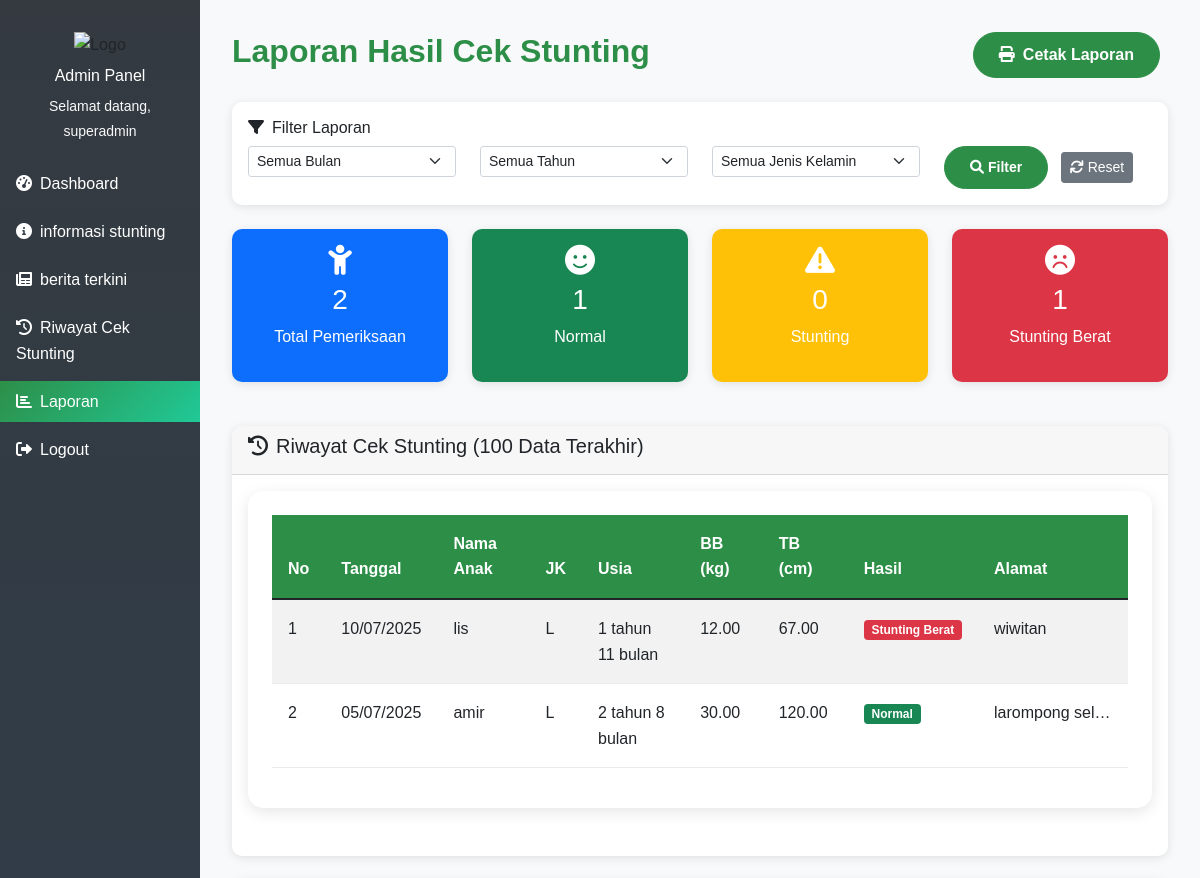
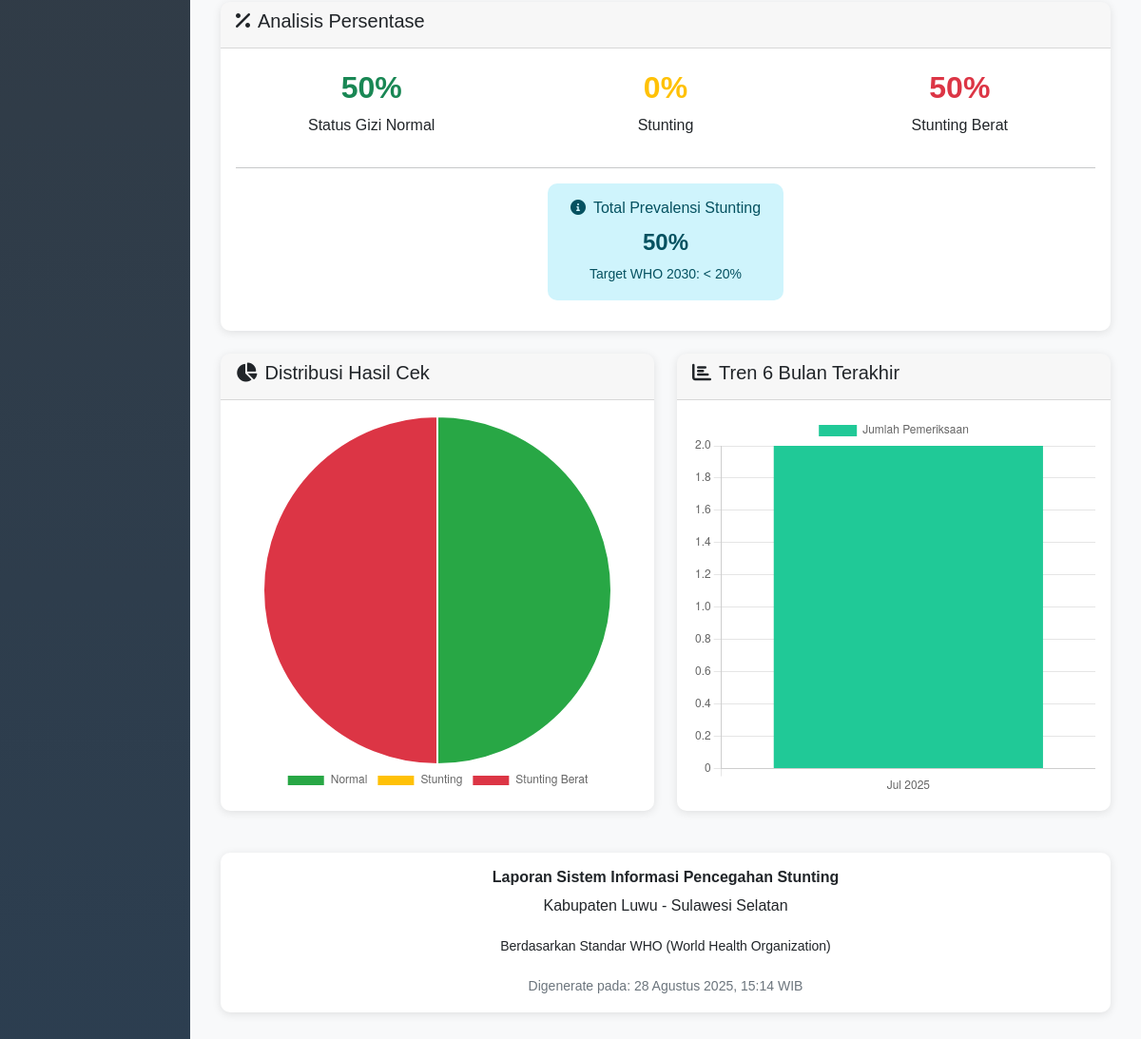
The app's page /admin/laporan.php (signed in) with its own data (2 pictures, top to bottom).
### tables this page shows
CREATE TABLE `cek_stunting` (
  `id` int(10) NOT NULL,
  `nama_anak` varchar(100) NOT NULL,
  `alamat` varchar(255) NOT NULL,
  `jenis_kelamin` enum('Laki-laki','Perempuan') NOT NULL,
  `usia` int(10) NOT NULL COMMENT 'Usia dalam bulan',
  `berat_badan` decimal(5,2) NOT NULL COMMENT 'Berat badan dalam kg',
  `tinggi_badan` decimal(5,2) NOT NULL COMMENT 'Tinggi badan dalam cm',
  `hasil_cek` varchar(50) NOT NULL,
  `z_score` decimal(4,2) DEFAULT NULL,
  `tinggi_expected` decimal(5,2) DEFAULT NULL,
  `std_deviation` decimal(4,2) DEFAULT NULL,
  `nama_orangtua` varchar(100) DEFAULT NULL,
  `no_telepon` varchar(20) DEFAULT NULL,
  `catatan` text DEFAULT NULL,
  `tanggal_cek` timestamp NOT NULL DEFAULT current_timestamp()
);

### admin/laporan.php (the view, shortened to what the rows shown need)
<?php
include '../config/database.php';
function formatUsia($usia_bulan) {
    $tahun = intval($usia_bulan / 12);
    $bulan = $usia_bulan % 12;
    $result = '';
    if ($tahun > 0) {
        $result .= $tahun . ' tahun';
    }
    if ($bulan > 0) {
        if ($tahun > 0) $result .= ' ';
        $result .= $bulan . ' bulan';
    }
    return $result;
}
function formatHasilStunting($hasil) {
    switch($hasil) {
        case 'Severely Stunting':
            return 'Stunting Berat';
        default:
            return $hasil;
    }
}
function getNamaBulan($bulan_angka, $format = 'lengkap') {
    $bulan_lengkap = [
        1 => 'Januari', 2 => 'Februari', 3 => 'Maret', 4 => 'April',
        5 => 'Mei', 6 => 'Juni', 7 => 'Juli', 8 => 'Agustus',
        9 => 'September', 10 => 'Oktober', 11 => 'November', 12 => 'Desember'
    ];
    $bulan_pendek = [
        1 => 'Jan', 2 => 'Feb', 3 => 'Mar', 4 => 'Apr',
        5 => 'Mei', 6 => 'Jun', 7 => 'Jul', 8 => 'Agu',
        9 => 'Sep', 10 => 'Okt', 11 => 'Nov', 12 => 'Des'
    ];
    return $format == 'pendek' ? $bulan_pendek[$bulan_angka] : $bulan_lengkap[$bulan_angka];
}
$where_clause = "WHERE 1=1";
$params = [];
try {
    $stmt = $pdo->prepare("SELECT COUNT(*) as total FROM cek_stunting $where_clause AND hasil_cek = 'Normal'");
    $stmt->execute($params);
    $normal = $stmt->fetch()['total'];
    $stmt = $pdo->prepare("SELECT COUNT(*) as total FROM cek_stunting $where_clause AND (hasil_cek = 'Stunting Sedang' OR hasil_cek = 'Stunting')");
    $stmt->execute($params);
    $stunting = $stmt->fetch()['total'];
    $stmt = $pdo->prepare("SELECT COUNT(*) as total FROM cek_stunting $where_clause AND (hasil_cek = 'Stunting Berat' OR hasil_cek = 'Severely Stunting')");
    $stmt->execute($params);
    $stunting_berat = $stmt->fetch()['total'];
    $stmt = $pdo->query("
        SELECT
            DATE_FORMAT(tanggal_cek, '%Y-%m') as bulan,
            COUNT(*) as total
        FROM cek_stunting
        WHERE tanggal_cek >= DATE_SUB(NOW(), INTERVAL 6 MONTH)
        GROUP BY DATE_FORMAT(tanggal_cek, '%Y-%m')
        ORDER BY bulan ASC
    ");
    $data_bulanan = $stmt->fetchAll();
    $stmt = $pdo->prepare("
        SELECT * FROM cek_stunting $where_clause
        ORDER BY tanggal_cek DESC
        LIMIT 100
    ");
    $stmt->execute($params);
    $data_detail = $stmt->fetchAll();
} catch(PDOException $e) {
    $total_cek = $normal = $stunting = $stunting_berat = 0;
    $data_bulanan = $data_detail = [];
}
?>
<!DOCTYPE html>
<html lang="id">
<head>
    <link href="https://cdn.jsdelivr.net/npm/bootstrap@5.1.3/dist/css/bootstrap.min.css" rel="stylesheet">
    <link href="https://cdnjs.cloudflare.com/ajax/libs/font-awesome/6.0.0/css/all.min.css" rel="stylesheet">
    <link href="../assets/css/style.css" rel="stylesheet">
</head>
<body>
    <div class="container-fluid">
        <div class="row">
            <div class="col-md-9 col-lg-10 content-wrapper">
                <div class="d-flex justify-content-between align-items-center mb-4">
                    <h2 class="fw-bold" style="color: var(--luwu-green);">Laporan Hasil Cek Stunting</h2>
                </div>
                <div class="card mb-4">
                    <div class="card-body">
                        <div class="table-responsive">
                            <table class="table table-striped table-sm">
                                <thead>
                                    <tr>
                                        <th>No</th>
                                        <th>Tanggal</th>
                                        <th>Nama Anak</th>
                                        <th>JK</th>
                                        <th>Usia</th>
                                        <th>BB (kg)</th>
                                        <th>TB (cm)</th>
                                        <th>Hasil</th>
                                        <th>Alamat</th>
                                    </tr>
                                </thead>
                                <tbody>
                                    <?php if (empty($data_detail)): ?>
                                    <tr>
                                        <td colspan="9" class="text-center text-muted">
                                            <i class="fas fa-info-circle me-2"></i>Tidak ada data yang ditemukan
                                        </td>
                                    </tr>
                                    <?php else: ?>
                                        <?php $no = 1; foreach($data_detail as $detail): ?>
                                        <tr>
                                            <td><?php echo $no++; ?></td>
                                            <td><?php echo date('d/m/Y', strtotime($detail['tanggal_cek'])); ?></td>
                                            <td><?php echo htmlspecialchars($detail['nama_anak']); ?></td>
                                            <td><?php echo $detail['jenis_kelamin'] == 'Laki-laki' ? 'L' : 'P'; ?></td>
                                            <td><?php echo formatUsia($detail['usia']); ?></td>
                                            <td><?php echo $detail['berat_badan']; ?></td>
                                            <td><?php echo $detail['tinggi_badan']; ?></td>
                                            <td>
                                                <?php
                                                $hasil_formatted = formatHasilStunting($detail['hasil_cek']);
                                                $status_color = 'secondary';
                                                if ($hasil_formatted == 'Normal') $status_color = 'success';
                                                elseif ($hasil_formatted == 'Stunting') $status_color = 'warning';
                                                elseif ($hasil_formatted == 'Stunting Berat') $status_color = 'danger';
                                                ?>
                                                <span class="badge bg-<?php echo $status_color; ?>"><?php echo $hasil_formatted; ?></span>
                                            </td>
                                            <td style="max-width: 150px; overflow: hidden; text-overflow: ellipsis; white-space: nowrap;">
                                                <?php echo htmlspecialchars($detail['alamat']); ?>
                                            </td>
                                        </tr>
                                        <?php endforeach; ?>
                                    <?php endif; ?>
                                </tbody>
                            </table>
                        </div>
                    </div>
                </div>
            </div>
        </div>
    </div>
    <script>
        // Pie Chart
        const pieCtx = document.getElementById('pieChart').getContext('2d');
        const pieChart = new Chart(pieCtx, {
            type: 'pie',
            data: {
                labels: ['Normal', 'Stunting', 'Stunting Berat'],
                datasets: [{
                    data: [<?php echo $normal; ?>, <?php echo $stunting; ?>, <?php echo $stunting_berat; ?>],
                    backgroundColor: ['#28a745', '#ffc107', '#dc3545']
                }]
            },
            options: {
                responsive: true,
                maintainAspectRatio: false,
                plugins: {
                    legend: {
                        position: 'bottom'
                    },
                    tooltip: {
                        callbacks: {
                            label: function(context) {
                                const total = context.dataset.data.reduce((a, b) => a + b, 0);
                                const percentage = total > 0 ? ((context.raw / total) * 100).toFixed(1) : 0;
                                return context.label + ': ' + context.raw + ' (' + percentage + '%)';
                            }
                        }
                    }
                }
            }
        });
        // Bar Chart
        const barCtx = document.getElementById('barChart').getContext('2d');
        const barChart = new Chart(barCtx, {
            type: 'bar',
            data: {
                labels: [<?php
                    $labels = [];
                    foreach ($data_bulanan as $data) {
                        $tahun_bulan = explode('-', $data['bulan']);
                        $tahun = $tahun_bulan[0];
                        $bulan = (int)$tahun_bulan[1];
                        $labels[] = "'" . getNamaBulan($bulan, 'pendek') . ' ' . $tahun . "'";
                    }
                    echo implode(',', $labels);
                ?>],
                datasets: [{
                    label: 'Jumlah Pemeriksaan',
                    data: [<?php
                        $values = [];
                        foreach ($data_bulanan as $data) {
                            $values[] = $data['total'];
                        }
                        echo implode(',', $values);
                    ?>],
                    backgroundColor: '#20c997'
                }]
            },
            options: {
                responsive: true,
                maintainAspectRatio: false,
                scales: {
                    y: {
                        beginAtZero: true
                    }
                }
            }
        });
    </script>
</body>
</html>

### records on screen
cek_stunting: tanggal_cek "10/07/2025", nama_anak "lis", jenis_kelamin "L", usia "1 tahun 11 bulan", berat_badan "12.00", tinggi_badan "67.00", hasil_cek "Stunting Berat", alamat "wiwitan"
cek_stunting: tanggal_cek "05/07/2025", nama_anak "amir", jenis_kelamin "L", usia "2 tahun 8 bulan", berat_badan "30.00", tinggi_badan "120.00", hasil_cek "Normal", alamat "larompong sel…"

### other values on screen
$_SESSION['admin_username'] "superadmin"
$total_cek "2"
$normal "1"
$stunting "0"
$stunting_berat "1"
chart data {{ $normal }} 1
chart data {{ $stunting }} 0
chart data {{ $stunting_berat }} 1
